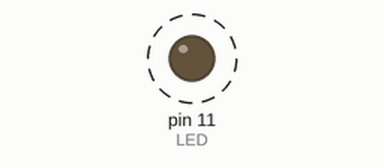
A sketch run on a simulated Arduino Uno, built with avr-gcc and run on an emulated ATmega328P. On the bench: output pins drawn as LEDs (lit = HIGH). Dashed ring = blinking.

Above: at 0.05 s.
Timing chart, 0 to 3.0 s (numbered marks = the images above):
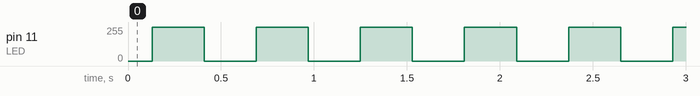

The sketch:

ledDimmerSin.ino
```cpp
// LED Dimmer

int brightness = 0;
int SW1 = 3;
int SW2 = 2;
int LED = 11;
float pi = 3.14;
float val, sinVal;

void setup(){
  Serial.begin(9600);
  pinMode(SW1, INPUT);
  digitalWrite(SW1, HIGH);
  pinMode(SW2, INPUT);
  digitalWrite(SW2, HIGH);
}

void loop(){

  for(int i=0; i<256; i++){
    val = float(i)/255.0;
//    Serial.println(val);
    sinVal = sin(val*2.0*pi) + 1.0;
//    Serial.println(sinVal);
    brightness = sinVal*128.0;
//    Serial.println(brightness);
    analogWrite(LED, brightness);
    delay(2);
  }
}
```

Measured:
- by itself, pin 11 (LED): alternates 255/255 for 0.28 s and 0/255 for 0.28 s
